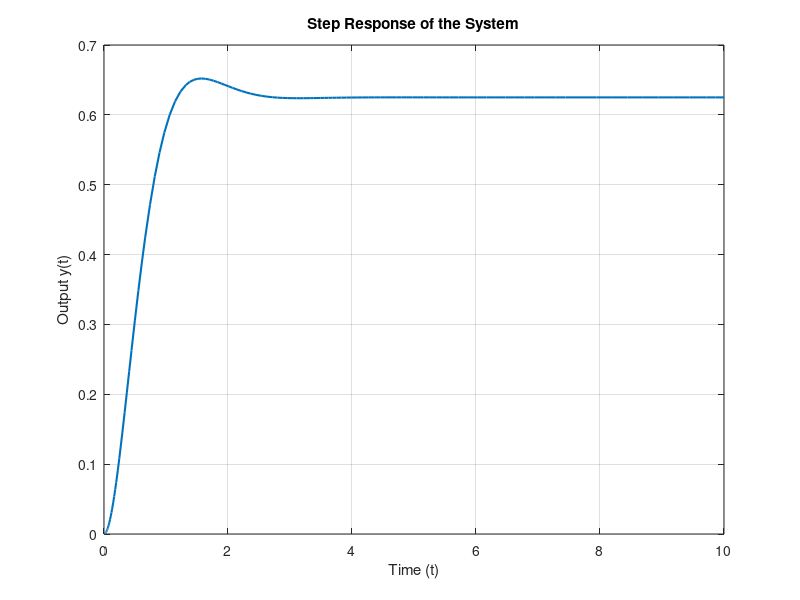

This chart was generated by the following MATLAB code:
% Define the system parameters
a = 4; 
b = 8; 
c = 5; 

% Define the time span for the simulation
tspan = [0 10]; 

% Define the initial conditions
initial_conditions = [0; 0];  % [y(0), dy/dt(0)]

% Define the input function u(t)
u = @(t) 1 * (t >= 0);  % Step input

% Define the differential equation
ode = @(t, y) [y(2); (c * u(t) - a * y(2) - b * y(1))];

% Solve the differential equation using ode45
[t, y] = ode45(ode, tspan, initial_conditions);

% Plot the step response
figure;
plot(t, y(:,1), 'LineWidth', 1.5);
title('Step Response of the System');
xlabel('Time (t)');
ylabel('Output y(t)');
grid on;
